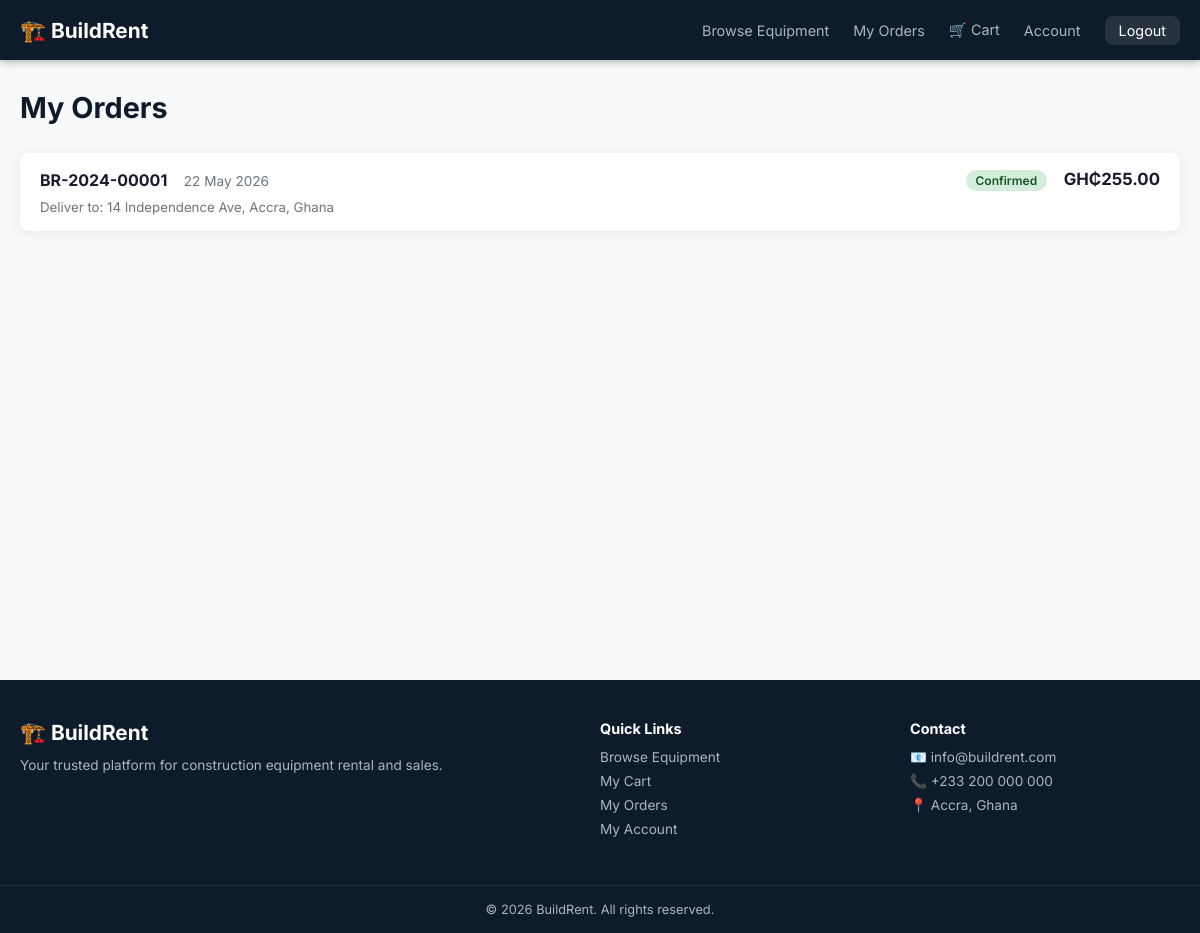
Page /orders (signed in) on the committed database.
### tables this page shows
CREATE TABLE IF NOT EXISTS orders (
    id             INT AUTO_INCREMENT PRIMARY KEY,
    user_id        INT            NOT NULL,
    reference      VARCHAR(20)    NOT NULL UNIQUE,
    total_amount   DECIMAL(10,2)  NOT NULL DEFAULT 0.00,
    status         ENUM('pending','confirmed','fulfilled','cancelled','returned') NOT NULL DEFAULT 'pending',
    delivery_name  VARCHAR(120)   NOT NULL,
    delivery_address TEXT         NOT NULL,
    notes          TEXT           DEFAULT NULL,
    created_at     DATETIME       NOT NULL DEFAULT CURRENT_TIMESTAMP,
    updated_at     DATETIME       NOT NULL DEFAULT CURRENT_TIMESTAMP ON UPDATE CURRENT_TIMESTAMP,
    FOREIGN KEY (user_id) REFERENCES users(id) ON DELETE RESTRICT
);

### app/controllers/OrderController.php (called while the page is built, shortened)
<?php
require_once APP_ROOT . '/app/models/OrderModel.php';
class OrderController {
    private OrderModel   $orderModel;
    public function __construct() {
        $this->orderModel   = new OrderModel();
    }
    public function myOrders(): void {
        $orders = $this->orderModel->getByUser((int) $_SESSION['user_id']);
        require APP_ROOT . '/app/views/shared/layout_top.php';
        require APP_ROOT . '/app/views/user/my_orders.php';
        require APP_ROOT . '/app/views/shared/layout_bottom.php';
    }
}

### config/database.php (called while the page is built, shortened)
<?php
function getDB(): PDO {
    static $pdo = null;
    if ($pdo === null) {
        $dsn = "mysql:host=" . DB_HOST . ";dbname=" . DB_NAME . ";charset=" . DB_CHARSET;
        $options = [
            PDO::ATTR_ERRMODE            => PDO::ERRMODE_EXCEPTION,
            PDO::ATTR_DEFAULT_FETCH_MODE => PDO::FETCH_ASSOC,
            PDO::ATTR_EMULATE_PREPARES   => false,
        ];
        try {
            $pdo = new PDO($dsn, DB_USER, DB_PASS, $options);
        } catch (PDOException $e) {
            error_log("Database connection failed: " . $e->getMessage());
            die(json_encode(['error' => 'Database connection failed.']));
        }
    }
    return $pdo;
}

### app/models/OrderModel.php (called while the page is built, shortened)
<?php
require_once APP_ROOT . '/config/database.php';
class OrderModel {
    private PDO $db;
    public function __construct() {
        $this->db = getDB();
    }
    public function getByUser(int $userId): array {
        $stmt = $this->db->prepare(
            "SELECT * FROM orders WHERE user_id = ? ORDER BY created_at DESC"
        );
        $stmt->execute([$userId]);
        return $stmt->fetchAll();
    }
}

### app/views/user/my_orders.php (the view, shortened to what this page needs)
<div class="page-header">
  <h1>My Orders</h1>
</div>
<?php if (empty($orders)): ?>
  <div class="empty-state">
    <div class="empty-icon">📦</div>
    <h2>No orders yet</h2>
    <p>Your order history will appear here once you place an order.</p>
    <a href="/catalogue" class="btn btn-primary">Browse Equipment</a>
  </div>
<?php else: ?>
  <div class="orders-list">
    <?php foreach ($orders as $order): ?>
      <div class="order-card">
        <div class="order-card-header">
          <div>
            <span class="order-ref"><?= htmlspecialchars($order['reference']) ?></span>
            <span class="order-date"><?= date('d M Y', strtotime($order['created_at'])) ?></span>
          </div>
          <div>
            <span class="badge badge-<?= match($order['status']) {
              'confirmed'  => 'green',
              'fulfilled'  => 'green',
              'pending'    => 'amber',
              'cancelled'  => 'red',
              'returned'   => 'blue',
              default      => 'grey'
            } ?>"><?= ucfirst($order['status']) ?></span>
            <strong class="order-total">GH₵<?= number_format($order['total_amount'], 2) ?></strong>
          </div>
        </div>
        <div class="order-card-footer">
          <span>Deliver to: <?= htmlspecialchars($order['delivery_address']) ?></span>
        </div>
      </div>
    <?php endforeach; ?>
  </div>
<?php endif; ?>

### public/css/style.css (style rules this page uses)
*, *::before, *::after { box-sizing: border-box; margin: 0; padding: 0; }
:root { --navy: #0D1B2A; --blue: #1B4F72; --mid: #2E86C1; --accent: #E67E22; --green: #1E8449; --red: #C0392B; --amber: #D68910; --light: #EBF5FB; --grey: #F4F6F9; --text: #1a1a2e; --muted: #6c757d; --radius: 8px; --shadow: 0 2px 12px rgba(0,0,0,0.08); }
body { font-family: 'Inter', sans-serif; color: var(--text); background: #f8f9fb; }
.badge { display: inline-block; padding: 3px 10px; border-radius: 20px; font-size: 0.75rem; font-weight: 600; }
.badge-green { background: #d4edda; color: #155724; }
.page-header { margin-bottom: 28px; }
.page-header h1 { font-size: 1.8rem; color: var(--navy); }
.orders-list { display: flex; flex-direction: column; gap: 14px; }
.order-card { background: #fff; border-radius: var(--radius); padding: 16px 20px; box-shadow: var(--shadow); }
.order-card-header { display: flex; justify-content: space-between; align-items: center; }
.order-ref { font-weight: 700; font-size: 1rem; margin-right: 12px; }
.order-date { color: var(--muted); font-size: 0.85rem; }
.order-total { font-size: 1.05rem; margin-left: 12px; }
.order-card-footer { color: var(--muted); font-size: 0.83rem; margin-top: 8px; }

### rows in the picture
orders: reference "BR-2024-00001", created_at "22 May 2026", status "Confirmed", total_amount "255.00", delivery_address "14 Independence Ave, Accra, Ghana"
